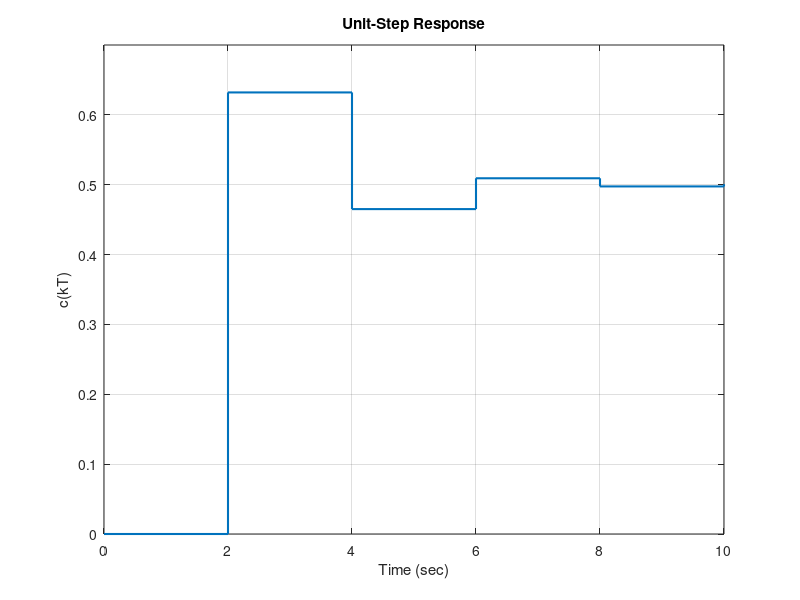
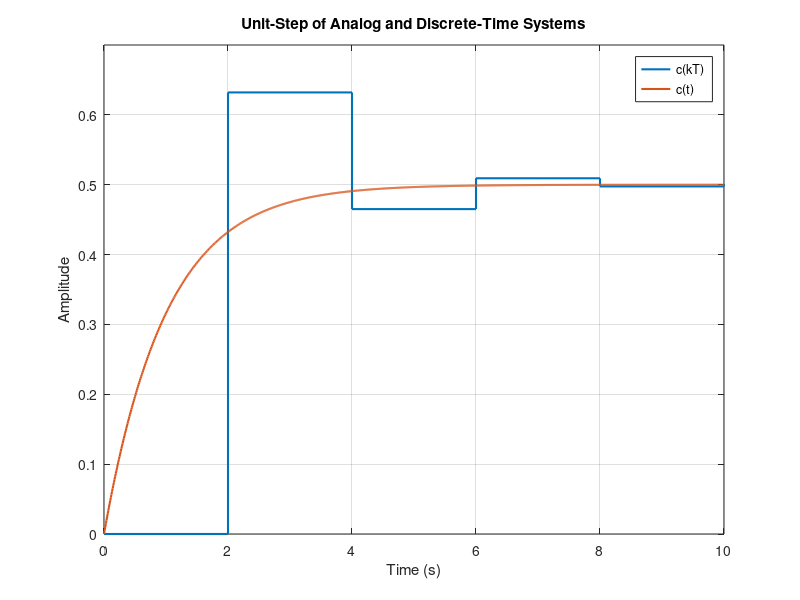
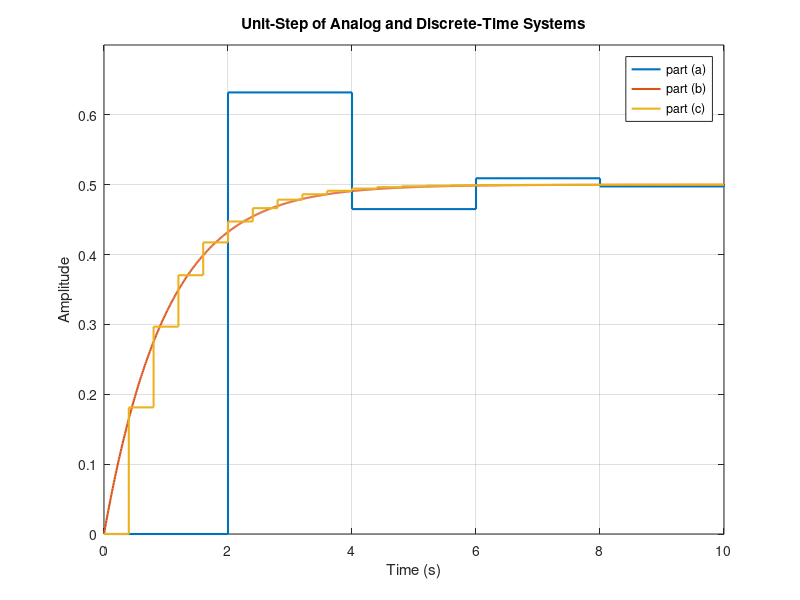
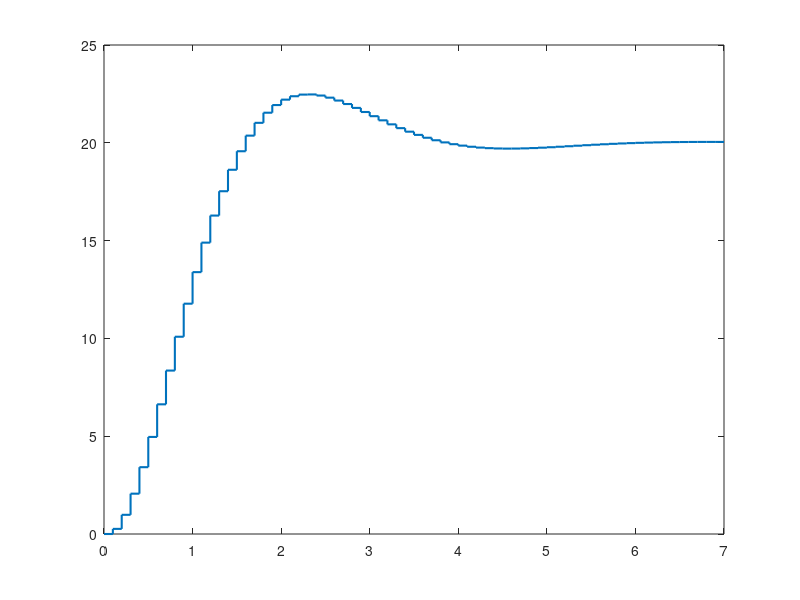

Reproduce these figures in MATLAB, in order. (Note: this script raises an error after producing the figures.)
%% Digital Control Systems Homework #5
%% Problem 1
% Problem 6.2-1 Consider the closed-loop system of Fig. P6.2-1
% 
% 
% 
% *(a.)* Calculate and plot the unit-step response at the sampling instants, 
% for the case that $D\left(z\right)=1$
% 
% With this system's digital controller having a transfer function of $D\left(z\right)=1$, 
% then we only need to calculate the Pulse transfer function $G_p \left(s\right)$ 
% and then find its $z$-transform $G\left(z\right)$
% 
% $$G_p \left(s\right)=z\left\lbrace 1-\varepsilon^{-\textrm{Ts}} \right\rbrace 
% z\left\lbrace \frac{0\ldotp 5}{s\left(s+0\ldotp 5\right)}\right\rbrace$$
% 
% Using the common $z$-transform pair:
% 
% $$\frac{a}{s\left(s+a\right)}\leftrightarrow \frac{z\left(1-\varepsilon^{-\textrm{aT}} 
% \right)}{\left(z-1\right)\left(z-\varepsilon^{-\textrm{aT}} \right)}$$
% 
% Then subsituting in values for sample period $T=2\;\textrm{secs}$
% 
% $$G\left(z\right)=\left(\frac{z-1}{z}\right)\left(\frac{z\left(1-\varepsilon^{-0\ldotp 
% 5\left(2\right)} \right)}{\left(z-1\right)\left(z-\varepsilon^{-0\ldotp 5\left(2\right)} 
% \right)}\right)=\frac{0\ldotp 6321}{z-0\ldotp 3679}$$
% 
% Then calculating the closed-loop transfer function
% 
% $$T\left(z\right)=\frac{C\left(z\right)}{R\left(z\right)}=\frac{G\left(z\right)}{1+G\left(z\right)}=\frac{\frac{0\ldotp 
% 6321}{z-0\ldotp 3679}}{1+\frac{0\ldotp 6321}{z-0\ldotp 3679}}=\frac{0\ldotp 
% 6321}{z+0\ldotp 2642}$$
% 
% Then using calculating the unit-step response means the input term $R\left(z\right)=z\left\lbrace 
% \frac{1}{s}\right\rbrace =\left(\frac{z}{z-1}\right)$, and calculating the output:
% 
% $$C\left(z\right)=\frac{G\left(z\right)}{1+G\left(z\right)}R\left(z\right)=\frac{0\ldotp 
% 6321}{z+0\ldotp 2642}\left(\frac{z}{z-1}\right)=\frac{0\ldotp 6321z}{\left(z-1\right)\left(z+0\ldotp 
% 2642\right)}$$
% 
% Then taking the partial fractions expansion and solving for the inverse $z$-transform 
% give us
% 
% $$\frac{C\left(z\right)}{z}=\frac{A}{z-1}+\frac{B}{z+0\ldotp 2642}$$
% 
% $$A={\left\lbrack \left(z-1\right)\frac{0\ldotp 6321}{\left(z-1\right)\left(z+0\ldotp 
% 2642\right)}\right\rbrack }_{z=1} =\frac{0\ldotp 6321}{1+0\ldotp 2642}=0\ldotp 
% 5$$
% 
% Thus, $A=0\ldotp 5$
% 
% Solving for $B$ yields:
% 
% $$B={\left\lbrack \left(z+0\ldotp 2642\right)\frac{0\ldotp 6321}{\left(z-1\right)\left(z+0\ldotp 
% 2642\right)}\right\rbrack }_{z=-0\ldotp 2642} =\frac{0\ldotp 6321}{-0\ldotp 
% 2642-1}=-0\ldotp 5\;$$
% 
% Thus
% 
% $$C\left(z\right)=\frac{0\ldotp 5z}{z-1}-\frac{0\ldotp 5z}{z+0\ldotp 2642}\;$$
% 
% Taking the inverse $z$-transform by using common pairs, we find the unit-step 
% response to be
% 
% $$c\left(\textrm{kT}\right)=z^{-1} \left\lbrace \frac{0\ldotp 5z}{z-1}-\frac{0\ldotp 
% 5z}{z+0\ldotp 2642}\right\rbrace =0\ldotp 5\left(1-{\left(-0\ldotp 2642\right)}^k 
% \right)$$
% 
% Thus, the unit-step response for the system is 
% 
% $$c\left(\textrm{kT}\right)=0\ldotp 5\left(1-{\left(-0\ldotp 2642\right)}^k 
% \right)$$
% 
% Now using MATLAB to verify calculations and plot the unit-step response, we 
% get:

T1 = 2; Gs = tf(0.5,[1 0.5]); Gz = c2d(Gs,T1);
Tz = feedback(Gz,1), Rz = tf(1);
Cz = zpk(Rz*Tz)
% Partial Fraction Expansion of C(z)/z
[R,P,K] = residue(0.6321,[1 -0.7358 -0.2642])
k = 0:10/T1; kT2 = k.*T1;
ckT2 = real(0.5.*(1-(-0.2642).^k));
figure
stairs(kT2,ckT2,'LineWidth',1.5), ylim([0 0.7]), grid on
xlabel('Time (sec)'), ylabel('c(kT)'), title('Unit-Step Response')
%% 
% *(b.)* Calculate the system unit-step response of the analog system, that 
% is, with the sampler, digital controller, and data hold removed. Plot the response 
% on the same graph with the results of part (a).
% 
% The transfer function of just the analog system is
% 
% $$G\left(s\right)=\frac{0\ldotp 5}{s+0\ldotp 5}$$
% 
% Then the closed-loop transfer function would be described as
% 
% $$T\left(s\right)=\frac{G\left(s\right)}{1+G\left(s\right)}=\frac{\frac{0\ldotp 
% 5}{s+0\ldotp 5}}{1+\frac{0\ldotp 5}{s+0\ldotp 5}}=\frac{0\ldotp 5}{s+1}\;$$
% 
% Subsituting the definition of the impulse reponse for $R\left(s\right)=\frac{1}{s}$ 
% to calculate the analog output yields
% 
% $$C\left(s\right)=\frac{G\left(s\right)}{1+G\left(s\right)}R\left(s\right)=\frac{0\ldotp 
% 5}{s+1}\frac{1}{s}=\frac{0\ldotp 5}{s\left(s+1\right)}$$
% 
% Then by taking the partial fraction expansion and inverse laplace transform, 
% we can solve the unit-step response of the analog system to be
% 
% $$C\left(s\right)=\frac{A}{s}+\frac{B}{s+1}$$
% 
% $$\begin{array}{l}A={\left\lbrack \left(s\right)\frac{0\ldotp 5}{s\left(s+1\right)}\right\rbrack 
% }_{s=0} =\frac{0\ldotp 5}{0+1}=0\ldotp 5\\B={\left\lbrack \left(s+1\right)\frac{0\ldotp 
% 5}{s\left(s+1\right)}\right\rbrack }_{s=-1} =\frac{0\ldotp 5}{-1}=-0\ldotp 5\;\;\end{array}$$
% 
% $$C\left(s\right)=\frac{0\ldotp 5}{s}-\frac{0\ldotp 5}{s+1}$$
% 
% $$c\left(t\right)=L^{-1} \left\lbrace \frac{0\ldotp 5}{s}-\frac{0\ldotp 5}{s+1}\right\rbrace 
% =0\ldotp 5\left(1-\varepsilon^{-t} \right)$$
% 
% Thus, the unit-step response of the analog system is
% 
% $$c\left(t\right)=0\ldotp 5\left(1-\varepsilon^{-t} \right)$$
% 
% Now using MATLAB to verify calculations and plot the analog system's unit-step 
% response, we get:

% Plot analog system unit-step
t = 0:0.01:10;
ct = 0.5.*(1-exp(-t));
figure
stairs(kT2,ckT2,'LineWidth',1.5), grid on, hold on
plot(t,ct, 'LineWidth',1.5), hold off
xlabel('Time (s)'), ylabel('Amplitude')
ylim([0 0.7])
title('Unit-Step of Analog and Discrete-Time Systems')
legend('c(kT)','c(t)','Location','best')
%% 
% *(c.)* For the system of Fig. P6.2-1, let $D\left(z\right)=1$ and $T=0\ldotp 
% 4\;\textrm{secs}$. Calculate the unit-step response and plot these results on 
% the same graph used for parts (a) and (b).
% 
% Subsituting inthe value for sample period $T=0\ldotp 4\;\textrm{secs}$ to 
% the transfer functions of part (a) yields
% 
% $$G\left(z\right)=\left(\frac{z-1}{z}\right)\left(\frac{z\left(1-\varepsilon^{-0\ldotp 
% 5\left(0\ldotp 4\right)} \right)}{\left(z-1\right)\left(z-\varepsilon^{-0\ldotp 
% 5\left(0\ldotp 4\right)} \right)}\right)=\frac{0\ldotp 1813}{z-0\ldotp 8187}$$
% 
% Then calculating the closed-loop transfer function
% 
% $$T\left(z\right)=\frac{C\left(z\right)}{R\left(z\right)}=\frac{G\left(z\right)}{1+G\left(z\right)}=\frac{\frac{0\ldotp 
% 1813}{z-0\ldotp 8187}}{1+\frac{0\ldotp 1813}{z-0\ldotp 8187}}=\frac{0\ldotp 
% 1813}{z-0\ldotp 6375}$$
% 
% Then using calculating the unit-step response means the input term $R\left(z\right)=z\left\lbrace 
% \frac{1}{s}\right\rbrace =\left(\frac{z}{z-1}\right)$, and calculating the output:
% 
% $$C\left(z\right)=\frac{G\left(z\right)}{1+G\left(z\right)}R\left(z\right)=\frac{0\ldotp 
% 1813}{z-0\ldotp 6375}\left(\frac{z}{z-1}\right)=\frac{0\ldotp 1813z}{\left(z-1\right)\left(z-0\ldotp 
% 6375\right)}$$
% 
% Then taking the partial fractions expansion ans solving for the inverse $z$-transform 
% give us
% 
% $$\frac{C\left(z\right)}{z}=\frac{A}{\left(z-1\right)}+\frac{B}{\left(z-0\ldotp 
% 6375\right)}$$
% 
% $$A={\left\lbrack \left(z-1\right)\frac{0\ldotp 1813}{\left(z-1\right)\left(z-0\ldotp 
% 6375\right)}\right\rbrack }_{z=1} =\frac{0\ldotp 1813}{1-0\ldotp 6375}=0\ldotp 
% 5$$
% 
% $$B={\left\lbrack \left(z-0\ldotp 6375\right)\frac{0\ldotp 1813}{\left(z-1\right)\left(z-0\ldotp 
% 6375\right)}\right\rbrack }_{z=0\ldotp 6375} =\frac{0\ldotp 1813}{0\ldotp 6375-1}=-0\ldotp 
% 5\;$$
% 
% Thus
% 
% $$C\left(z\right)=\frac{0\ldotp 5z}{z-1}-\frac{0\ldotp 5z}{z-0\ldotp 6375}\;$$
% 
% Taking the inverse $z$-transform by using common pairs, we find the unit-step 
% response to be
% 
% $$c\left(\textrm{kT}\right)=z^{-1} \left\lbrace \frac{0\ldotp 5z}{z-1}-\frac{0\ldotp 
% 5z}{z-0\ldotp 6375}\right\rbrace =0\ldotp 5\left(1-{\left(0\ldotp 6375\right)}^k 
% \right)$$
% 
% Thus, the unit-step response for the system with sample period $T=0\ldotp 
% 4\textrm{secs}$ is 
% 
% $$c\left(\textrm{kT}\right)=0\ldotp 5\left(1-{\left(0\ldotp 6375\right)}^k 
% \right)$$
% 
% Now using MATLAB to verify calculations and plot the unit-step response, we 
% get:

% Dz = 1 and T = 0.4 secs
T2 = 0.4; Gs = tf(0.5,[1 0.5]); Gz = c2d(Gs,T2)
Tz = feedback(Gz,1), Rz = tf(1);
Cz = zpk(Rz*Tz)
% Partial Fraction Expansion of C(z)/z
b = 0.1813; a = conv([1 -1],[1 -0.6375]);
[R,P,K] = residue(b,a)
k = 0:10/T2; kT4 = k*T2;
ckT_04 = real(0.5.*(1-(0.6375).^k));
figure
stairs(kT2,ckT2, 'LineWidth',1.5), grid on, hold on
plot(t,ct, 'LineWidth',1.5), 
stairs(kT4,ckT_04, 'LineWidth', 1.5), hold off
xlabel('Time (s)'), ylabel('Amplitude'), ylim([0 0.7])
title('Unit-Step of Analog and Discrete-Time Systems')
legend('part (a)','part (b)','part (c)','Location','best')
%% 
% *(d.)* Use the system dc gains to calculate the steady-state responses for 
% each of the systems of parts (a), (b), and (c). Why are these gains equal?
% 
% The dc gains for discrete-time systems in parts (a) and (c) can be derived 
% by solving $\lim_{z\to 1} \;T\left(z\right)$ and $\lim_{s\to 0} \;T\left(s\right)$ 
% the analog system in part (b), which result in
% 
% DC Gain for Part (a) system: 
% 
% $$\textrm{dc}\;\textrm{gain}=\;\lim_{z\to 1} \;T\left(z\right)=\lim_{z\to 
% 1} \;\frac{0\ldotp 6321}{z+0\ldotp 2642}=\frac{0\ldotp 6321}{1+0\ldotp 2642}=0\ldotp 
% 5$$
% 
% DC Gain for Part (b) system: 
% 
% $$\textrm{dc}\;\textrm{gain}=\;\lim_{s\to 0} \;T\left(z\right)=\lim_{s\to 
% 0} \;\frac{0\ldotp 5}{s+1}=\frac{0\ldotp 5}{0+1}=0\ldotp 5$$
% 
% DC Gain for Part (c) system: 
% 
% $$\textrm{dc}\;\textrm{gain}=\;\lim_{z\to 1} \;T\left(z\right)=\lim_{z\to 
% 1} \;\frac{0\ldotp 1813}{z-0\ldotp 6375}=\frac{0\ldotp 1813}{1-0\ldotp 6375}=0\ldotp 
% 5$$
% 
% The choosing of different sample periods will result in varying transient 
% reponses of the systems, but the discretization process of the analog system 
% does not change the steady-state response provided that both discrete- and continuous-time 
% systems are stable. The fact that all these systems have the same dc gain value 
% verifies that all the systems are related through the conversion from a continuous 
% to a discrete-time system.
%% Problem 2
% Problem 6.2-7 The block diagram of a control system of a joint in a robot 
% arm is shown in Fig. P6.2-7. This system is discussed in Section 1.6. Let $T=0\ldotp 
% 1\;\textrm{secs}$ and $D\left(z\right)=1$.
% 
% 
% 
% *(a.)* Evaluate $C\left(z\right)$ if the input is to command a ${20}^{\circ 
% } C$step in the output and $K=10$. Note that the system input must be a step 
% function with an amplitude $1\ldotp 4V\ldotp$ Why?
% 
% Given that the amplifier value is $K=10V/V$, and the input voltage must be 
% $1\ldotp 4V$, then the input voltage to the servomotor $E_a$ must be: 
% 
% $E_a \le 14\;V$ which means that the servomotor must be rated at $14V$ and 
% the input voltage must not exceed $1\ldotp 4V$ because the voltage signal will 
% be increased by a gain of 10 from the amplifier. 
% 
% To solve for $C\left(z\right)$ we first start by finding the Pulse transfer 
% function and taking its $z$-transform
% 
% $$G\left(z\right)=D\left(z\right)z\left\lbrace \frac{1-\varepsilon^{-\textrm{Ts}} 
% }{s}\right\rbrace z\left\lbrace 10\frac{200}{s\left(0\ldotp 5s+1\right)}\frac{1}{100}\right\rbrace$$
% 
% $$\;\;\;\;\;\;\;\;\;=\left(1\right)z\left\lbrace 1-\varepsilon^{-\textrm{Ts}} 
% \right\rbrace z\left\lbrace \frac{20}{s^2 \left(0\ldotp 5s+1\right)}\right\rbrace$$
% 
% $$\;\;\;\;\;\;\;\;\;=\left(1\right)z\left\lbrace 1-\varepsilon^{-\textrm{Ts}} 
% \right\rbrace z\left\lbrace \frac{40}{s^2 \left(s+2\right)}\right\rbrace$$
% 
% or 
% 
% $$\;\;\;\;\;\;\;\;\;=\left(20\right)\left(\frac{z-1}{z}\right)z\left\lbrace 
% \frac{2}{s^2 \left(s+2\right)}\right\rbrace$$
% 
% Using the common $z$-transform pair:
% 
% $$\frac{a}{s^2 \left(s+a\right)}\leftrightarrow \frac{z\left\lbrack \left(\textrm{aT}-1+\varepsilon^{-\textrm{aT}} 
% \right)z+\left(1-\varepsilon^{-\textrm{aT}} -\textrm{aT}\varepsilon^{-\textrm{aT}} 
% \right)\right\rbrack }{{a\left(z-1\right)}^2 \left(z-\varepsilon^{-\textrm{aT}} 
% \right)}$$
% 
% and then subsituting in values for $T=0\ldotp 1\;\textrm{secs}$, we find the 
% Pulse transfer function $G\left(z\right)$ to be
% 
% $$G\left(z\right)=\left(\frac{z-1}{z}\right)\frac{z\left\lbrack \left(0\ldotp 
% 2-1+\varepsilon^{-0\ldotp 2} \right)z+\left(1-\varepsilon^{-0\ldotp 2} -0\ldotp 
% 2\varepsilon^{-0\ldotp 2} \right)\right\rbrack }{2{\left(z-1\right)}^2 \left(z-\varepsilon^{-0\ldotp 
% 2} \right)}$$
% 
% Now simplifying, we get
% 
% $$G\left(z\right)=\left(20\right)\frac{\left(0\ldotp 2-1+0\ldotp 8187\right)z+\left(1-0\ldotp 
% 8187-0\ldotp 2\left(0\ldotp 8187\right)\right)}{2\left(z-1\right)\left(z-0\ldotp 
% 8187\right)}$$
% 
% $$\;\;\;\;\;\;\;\;\;=\frac{0\ldotp 187z+0\ldotp 176}{\left(z-1\right)\left(z-0\ldotp 
% 8187\right)}$$
% 
% Now using Mason's formula and solving for the closed-loop system, we get
% 
% $$T\left(z\right)=\frac{C\left(z\right)}{R\left(z\right)}=\frac{G\left(z\right)}{1+G\left(z\right)H\left(z\right)}=\frac{\frac{0\ldotp 
% 187z+0\ldotp 176}{\left(z-1\right)\left(z-0\ldotp 8187\right)}}{1+\frac{0\ldotp 
% 187z+0\ldotp 176}{\left(z-1\right)\left(z-0\ldotp 8187\right)}\left(0\ldotp 
% 07\right)}$$
% 
% $$\;\;\;\;\;\;\;\;\;=\frac{0\ldotp 187z+0\ldotp 176}{\left(z-1\right)\left(z-0\ldotp 
% 8187\right)+\left(0\ldotp 0131z+0\ldotp 0123\right)}$$
% 
% $$\;\;\;\;\;\;\;\;\;=\frac{0\ldotp 187z+0\ldotp 176}{z^2 -1\ldotp 8187z+0\ldotp 
% 8187+\left(0\ldotp 0131z+0\ldotp 0123\right)}$$
% 
% $$\;\;\;\;\;\;\;\;\;=\frac{0\ldotp 187z+0\ldotp 176}{z^2 -1\ldotp 8056z+0\ldotp 
% 831}$$
% 
% or solving for the complex poles, we can represent it as
% 
% $$\;\;\;\;\;\;\;\;\;=\frac{0\ldotp 187z+0\ldotp 176}{\left(z-0\ldotp 9116e^{-\textrm{j7}\ldotp 
% {96}^{\circ } } \right)\left(z-0\ldotp 9116e^{\textrm{j7}\ldotp {96}^{\circ 
% } } \right)}$$

% Solve complex roots of C(z) using MATLAB
p = roots([1 -1.8056 0.831])
P1_mag = abs(p(1)), P1_ang = angle(p(1))*(180/pi)
P2_mag = abs(p(2)), P2_ang = angle(p(2))*(180/pi)
%% 
% Lastly, substituting the input for $r\left(t\right)=1\ldotp 4u\left(t\right)\;V\leftrightarrow 
% R\left(s\right)=\frac{1\ldotp 4}{s}$
% 
% Convert to $z$-transform pair: $R\left(z\right)=\frac{1\ldotp 4z}{z-1}$ and 
% multiplying by the closed-loop transfer function, gives our output $C\left(z\right)$ 
% as:
% 
% $$C\left(z\right)=\frac{G\left(z\right)}{1+G\left(z\right)H\left(z\right)}R\left(z\right)=\frac{0\ldotp 
% 187z+0\ldotp 176}{z^2 -1\ldotp 8056z+0\ldotp 831}\left(\frac{1\ldotp 4z}{z-1}\right)\;$$
% 
% $$\;\;\;\;\;\;\;\;\;=\frac{1\ldotp 4z\left(0\ldotp 187z+0\ldotp 176\right)}{\left(z-1\right)\left(z^2 
% -1\ldotp 8056z+0\ldotp 831\right)}$$
% 
% Thus, the output for the system is $C\left(z\right)=\frac{1\ldotp 4z\left(0\ldotp 
% 187z+0\ldotp 176\right)}{\left(z-1\right)\left(z^2 -1\ldotp 8056z+0\ldotp 831\right)}$
% 
% *(b.)* Assuming the system to be stable, find that steady-state output.
% 
% We can solve for the steady-state value by using the final value theorem:
% 
% $$c_{\textrm{ss}} \left(\textrm{kT}\right)=\lim_{z\to 1} \;\left(z-1\right)C\left(z\right)$$
% 
% $$\;\;\;\;\;\;\;\;\;\;\;\;\;\;=\lim_{z\to 1} \;\left(z-1\right)\frac{1\ldotp 
% 4z\left(0\ldotp 187z+0\ldotp 176\right)}{\left(z-1\right)\left(z^2 -1\ldotp 
% 8056z+0\ldotp 831\right)}$$
% 
% $$\;\;\;\;\;\;\;\;\;\;\;\;\;\;=\lim_{z\to 1} \;\frac{1\ldotp 4z\left(0\ldotp 
% 187z+0\ldotp 176\right)}{\left(z^2 -1\ldotp 8056z+0\ldotp 831\right)}$$
% 
% $$\;\;\;\;\;\;\;\;\;\;\;\;\;\;=\frac{1\ldotp 4\left(1\right)\left(0\ldotp 
% 187\left(1\right)+0\ldotp 176\right)}{\left(1^2 -1\ldotp 8056\left(1\right)+0\ldotp 
% 831\right)}$$
% 
% $$\;\;\;\;\;\;\;\;\;\;\;\;\;\;=\frac{1\ldotp 4\left(0\ldotp 363\right)}{\left(0\ldotp 
% 0254\right)}$$
% 
% $$\;\;\;\;\;\;\;\;\;\;\;\;\;\;\approx 20$$
% 
% Thus, the steady-state value for the output is $c_{\textrm{ss}} \left(\textrm{kT}\right)=20$.
% 
% *(c.)* Find the (approximate) time required for the system response to reach 
% steady-state. 
% 
% Using the complex poles of the system: 
% 
% $p_1 =0\ldotp 9116\angle 7\ldotp {96}^{\circ }$ and $p_2 =0\ldotp 9116\angle 
% -7\ldotp {96}^{\circ }$
% 
% The time constant $\tau$ of the poles is given by
% 
% $$\tau =-\frac{T}{\ln \;r}$$
% 
% Filling in the sample period $T=0\ldotp 1\;\sec$ and the radius of the complex 
% poles $r=0\ldotp 9116$
% 
% $$\tau =-\frac{T}{\ln \;r}=-\frac{0\ldotp 1}{\ln \left(0\ldotp 9116\right)}=1\ldotp 
% 0805$$
% 
% Then using the fact that the transient response settles out in approximately 
% four time constants
% 
% $$t=4\tau \to 4\left(1\ldotp 0805\right)=4\ldotp 322\;\textrm{seconds}$$
% 
% Thus, the system response will take about $4\ldotp 322$ seconds to reach steady-state
% 
% *(d.)* Simulate the system to verify the results in parts (b) and (c). 

% Use MATLAB to simulate system and verify parts (b) and (c)
T = 0.1; tau = -T/log(0.9116)
b = [0.187 0.176]
a = [1 -1.8056 0.831]
Rz = tf(1.4,1,T)
Cz = tf(b,a,T) * Rz
[ckT,k,x] = step(Cz);
figure
stairs(k,ckT,'LineWidth',1.5),hold on, xline(4*tau,'k--','LineWidth',1.5)
grid on, xlabel('Time (secs)'), ylabel('Amplitude'), title('Unit Step Response')
legend('c(kT)','4\tau','Location','best')
%% 
% From the simulated unit-step response of the system above, we can see that 
% the system's steady state value settles around $20$, and the calculated value 
% of the time constant $\tau =1\ldotp 0805$ was used to calculate the time of 
% which the system would reach a steady-state. This value should be about four 
% times the time constant, so $4\times \tau \approx 4\ldotp 322\;\;\textrm{secs}$. 
% From the plot, we can see the system hasn't fully settled by this time, but 
% the system's transient response has indeed concluded. 
% 
%